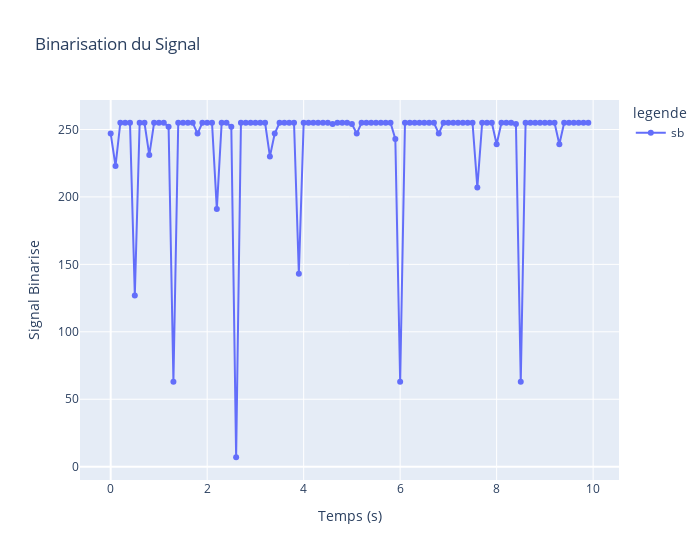

Notebook code cell kept with this figure:
### Markdown cell above
## **ATTENTION**
L’affichage d’un signal possédant un très grand nombre de points peut faire crasher VSCode.
Aussi, pour chaque signal que vous souhaiterez afficher, pensez à **réduire sa dimension** **dans la dataframe créée pour l’affichage**.

### Code cell
# Affichage de s_b 
Nbits_to_plot = 100

df_sb = pd.DataFrame({'x': tb[:Nbits_to_plot], 'y': sb[:Nbits_to_plot], 'legende':'sb'})
fig2 = px.line(df_sb,x='x',  y='y', color='legende', markers="*", labels={'x': 'Temps (s)' , 'y':'Signal Binarise'}, title= 'Binarisation du Signal' , width=700 )
fig2.show()

### Figure 1 — Plotly figure (JSON) as saved in the notebook; plotly's stock layout.template omitted (floating-point values rounded to 4 significant figures)
{"data": [{"hovertemplate": "legende=sb<br>Temps (s)=%{x}<br>Signal Binarise=%{y}<extra></extra>", "legendgroup": "sb", "line": {"color": "#636efa", "dash": "solid"}, "marker": {"symbol": "circle"}, "mode": "lines+markers", "name": "sb", "orientation": "v", "showlegend": true, "type": "scatter", "x": [0.0, 0.1, 0.2, 0.3, 0.4, 0.5, 0.6, 0.7, 0.8, 0.9, 1.0, 1.1, 1.2, 1.3, 1.4, 1.5, 1.6, 1.7, 1.8, 1.9, 2.0, 2.1, 2.2, 2.3, 2.4, 2.5, 2.6, 2.7, 2.8, 2.9, 3.0, 3.1, 3.2, 3.3, 3.4, 3.5, 3.6, 3.7, 3.8, 3.9, 4.0, 4.1, 4.2, 4.3, 4.4, 4.5, 4.6, 4.7, 4.8, 4.9, 5.0, 5.1, 5.2, 5.3, 5.4, 5.5, 5.6, 5.7, 5.8, 5.9, 6.0, 6.1, 6.2, 6.3, 6.4, 6.5, 6.6, 6.7, 6.8, 6.9, 7.0, 7.1, 7.2, 7.3, 7.4, 7.5, 7.6, 7.7, 7.8, 7.9, 8.0, 8.1, 8.2, 8.3, 8.4, 8.5, 8.6, 8.7, 8.8, 8.9, 9.0, 9.1, 9.2, 9.3, 9.4, 9.5, 9.6, 9.7, 9.8, 9.9], "xaxis": "x", "y": [247, 223, 255, 255, 255, 127, 255, 255, 231, 255, 255, 255, 252, 63, 255, 255, 255, 255, 247, 255, 255, 255, 191, 255, 255, 252, 7, 255, 255, 255, 255, 255, 255, 230, 247, 255, 255, 255, 255, 143, 255, 255, 255, 255, 255, 255, 254, 255, 255, 255, 254, 247, 255, 255, 255, 255, 255, 255, 255, 243, 63, 255, 255, 255, 255, 255, 255, 255, 247, 255, 255, 255, 255, 255, 255, 255, 207, 255, 255, 255, 239, 255, 255, 255, 254, 63, 255, 255, 255, 255, 255, 255, 255, 239, 255, 255, 255, 255, 255, 255], "yaxis": "y"}], "layout": {"legend": {"title": {"text": "legende"}, "tracegroupgap": 0}, "title": {"text": "Binarisation du Signal"}, "width": 700, "xaxis": {"anchor": "y", "domain": [0, 1], "title": {"text": "Temps (s)"}}, "yaxis": {"anchor": "x", "domain": [0, 1], "title": {"text": "Signal Binarise"}}}}
